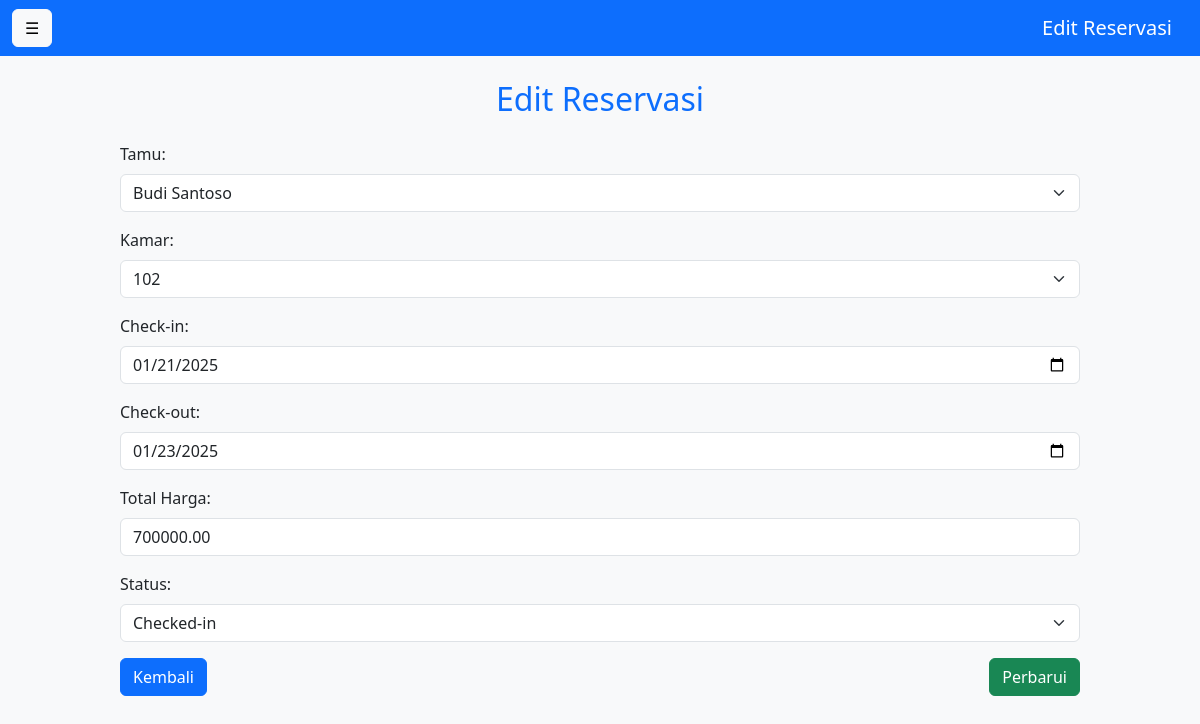
Page /pages/edit_reservation.php?reservation_id=2 on the committed database.
### tables this page shows
CREATE TABLE `reservations` (
  `reservation_id` int(11) NOT NULL,
  `guest_id` int(11) NOT NULL,
  `room_id` int(11) NOT NULL,
  `check_in_date` date NOT NULL,
  `check_out_date` date NOT NULL,
  `total_price` decimal(10,2) NOT NULL,
  `status` enum('Confirmed','Checked-in','Completed','Cancelled') DEFAULT 'Confirmed'
);

### pages/edit_reservation.php (the view, shortened to what this page needs)
<?php
include '../config.php';
if (isset($_GET['reservation_id'])) {
    $reservation_id = $_GET['reservation_id'];
    $query = "SELECT r.reservation_id, g.guest_id, g.name AS guest_name, rm.room_id, rm.room_number, r.check_in_date, r.check_out_date, r.total_price, r.status
              FROM reservations r
              JOIN guests g ON r.guest_id = g.guest_id
              JOIN rooms rm ON r.room_id = rm.room_id
              WHERE r.reservation_id = ?";
    $stmt = $conn->prepare($query);
    $stmt->bind_param("i", $reservation_id);
    $stmt->execute();
    $result = $stmt->get_result();
    $reservation = $result->fetch_assoc();
    $guests = $conn->query("SELECT guest_id, name FROM guests");
    $rooms = $conn->query("SELECT room_id, room_number FROM rooms");
} else {
    die("ID reservasi tidak ditemukan!");
}
?>
<!DOCTYPE html>
<html lang="id">
<head>
    <link href="https://cdn.jsdelivr.net/npm/bootstrap@5.3.0/dist/css/bootstrap.min.css" rel="stylesheet">
    <link rel="stylesheet" href="../assets/css/style.css">
</head>
<body>
    <nav class="navbar navbar-expand-lg navbar-dark bg-primary">
        <div class="container-fluid">
            <button class="btn btn-light me-3" id="toggleSidebar">☰</button>
            <a class="navbar-brand" href="#">Edit Reservasi</a>
        </div>
    </nav>
    <div class="content" id="mainContent">
        <h2 class="text-center text-primary my-4">Edit Reservasi</h2>
        <div class="table-container" style="width: 80%; margin: 0 auto;">
            <form action="../actions/update_reservation.php" method="POST">
                <div class="mb-3">
                    <label for="guest_id" class="form-label">Tamu:</label>
                    <select name="guest_id" class="form-select" required>
                        <?php while ($guest = $guests->fetch_assoc()): ?>
                            <option value="<?= $guest['guest_id']; ?>" <?= $guest['guest_id'] == $reservation['guest_id'] ? 'selected' : ''; ?>>
                                <?= $guest['name']; ?>
                            </option>
                        <?php endwhile; ?>
                    </select>
                </div>
                <div class="mb-3">
                    <label for="room_id" class="form-label">Kamar:</label>
                    <select name="room_id" class="form-select" required>
                        <?php while ($room = $rooms->fetch_assoc()): ?>
                            <option value="<?= $room['room_id']; ?>" <?= $room['room_id'] == $reservation['room_id'] ? 'selected' : ''; ?>>
                                <?= $room['room_number']; ?>
                            </option>
                        <?php endwhile; ?>
                    </select>
                </div>
                <div class="mb-3">
                    <label for="check_in_date" class="form-label">Check-in:</label>
                    <input type="date" name="check_in_date" class="form-control" value="<?= $reservation['check_in_date']; ?>" required>
                </div>
                <div class="mb-3">
                    <label for="check_out_date" class="form-label">Check-out:</label>
                    <input type="date" name="check_out_date" class="form-control" value="<?= $reservation['check_out_date']; ?>" required>
                </div>
                <div class="mb-3">
                    <label for="total_price" class="form-label">Total Harga:</label>
                    <input type="number" name="total_price" class="form-control" value="<?= $reservation['total_price']; ?>" required>
                </div>
                <div class="mb-3">
                    <label for="status" class="form-label">Status:</label>
                    <select name="status" class="form-select">
                        <option value="Checked-in" <?= $reservation['status'] == 'Checked-in' ? 'selected' : ''; ?>>Checked-in</option>
                    </select>
                </div>
                <div class="d-flex justify-content-between mb-3">
                    <a href="reservations.php" class="btn btn-primary">Kembali</a>
                    <button type="submit" class="btn btn-success">Perbarui</button>
                </div>
            </form>
        </div>
    </div>
</body>
</html>

### assets/css/style.css (style rules this page uses)
body { background-color: #f8f9fa; }
.content { transition: margin-left 0.3s ease-in-out; }

### rows in the picture
reservations: check_in_date "01/21/2025", check_out_date "01/23/2025", total_price "700000.00", status "Checked-in"

### other values in the picture
form field guest_id "Budi Santoso"
form field room_id "102"
